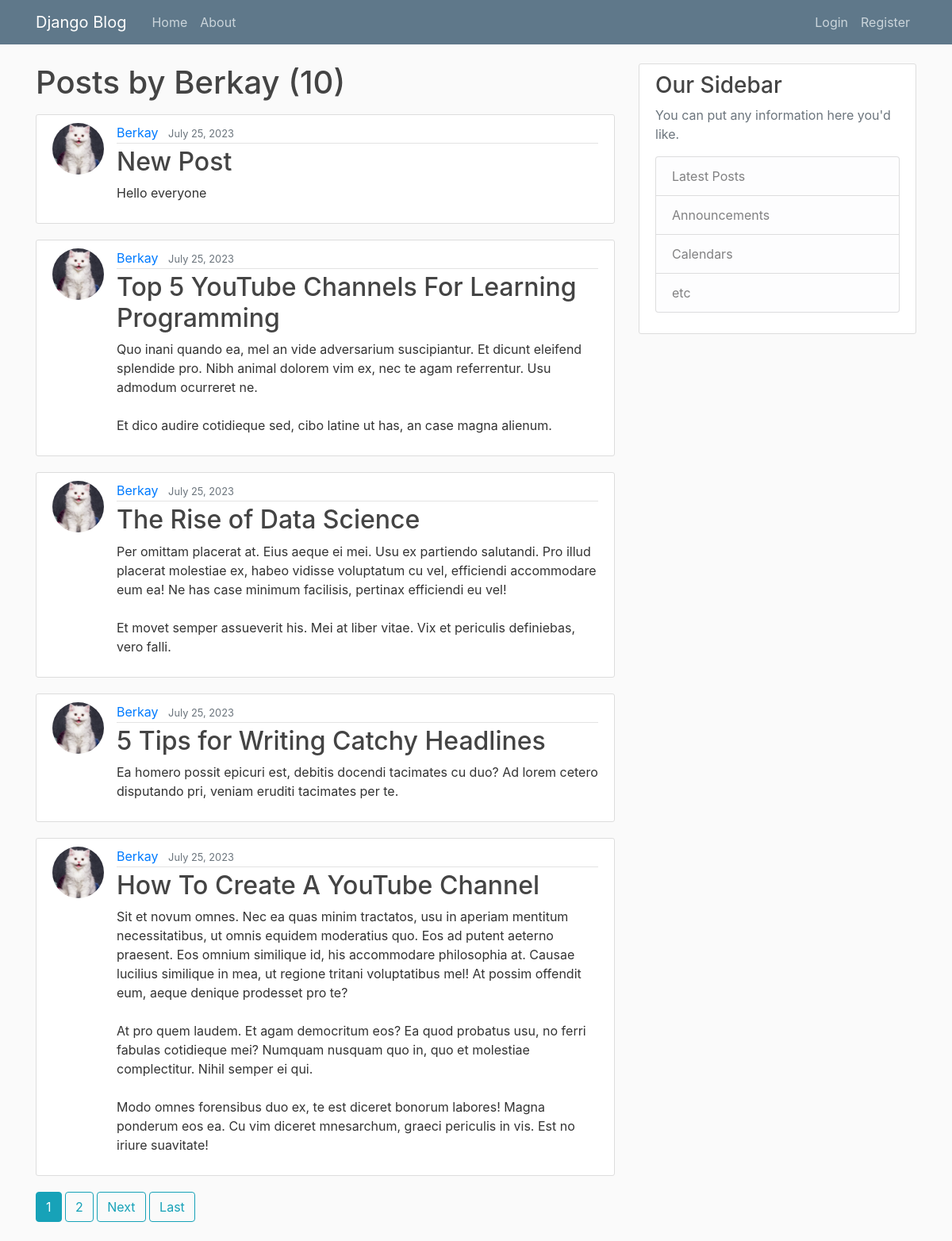
/user/Berkay/, run on the app's committed database.
### blog/models.py (models this page shows, shortened)
class Post(models.Model):
    title = models.CharField(max_length=100)
    content = models.TextField()
    date_posted = models.DateTimeField(default=timezone.now)
    author = models.ForeignKey(User, on_delete=models.CASCADE)

### users/models.py (models this page shows, shortened)
class Profile(models.Model):
    user = models.OneToOneField(User, on_delete=models.CASCADE)
    image = models.ImageField(default='default.jpg', upload_to='profile_pics')

### blog/views.py (the view)
# urls.py: path('user/<str:username>/', UserPostListView.as_view(), name = 'user-posts'),
class UserPostListView(ListView):
    model = Post
    template_name = 'blog/user_posts.html'
    context_object_name = 'posts'
    paginate_by = 5
    def get_queryset(self):
        user = get_object_or_404(User, username=self.kwargs.get('username'))
        return Post.objects.filter(author=user).order_by('-date_posted')

### blog/templates/blog/user_posts.html (shortened to what this page needs)
{% extends "blog/base.html"%}
{% block content %}
    <h1 class="mb-3">Posts by {{ view.kwargs.username }} ({{ page_obj.paginator.count }})</h1>
    {% for post in posts %}
        <article class="media content-section">
            <img class="rounded-circle article-img" src="{{ post.author.profile.image.url }}"</img>
            <div class="media-body">
            <div class="article-metadata">
                <a class="mr-2" href="{% url 'user-posts' post.author.username %}">{{ post.author }}</a>
                <small class="text-muted">{{ post.date_posted|date:"F d, Y" }}</small>
            </div>
            <h2><a class="article-title" href="{% url 'post-detail' post.id %}">{{ post.title }}</a></h2>
            <p class="article-content">{{ post.content }}</p>
            </div>
        </article>
    {% endfor %}
    {% if is_paginated %}
        {% for num in page_obj.paginator.page_range %}
            {% if page_obj.number == num %}
                <a class="btn btn-info mb-4" href="?page={{ num }}">{{ num }}</a>
            {% elif num < page_obj.number|add:'3' and num > page_obj.number|add:'-3' %}
                <a class="btn btn-outline-info mb-4" href="?page={{ num }}">{{ num }}</a>
            {% endif %}
        {% endfor %}
            {% if page_obj.has_next %}
            <a class="btn btn-outline-info mb-4" href="?page={{ page_obj.next_page_number }}">Next</a>
            <a class="btn btn-outline-info mb-4" href="?page={{ page_obj.paginator.num_pages }}">Last</a>
        {% endif %}
    {% endif %}
{% endblock content%}

### blog/static/blog/main.css (style rules this page uses)
body { background: #fafafa; color: #333333; margin-top: 5rem; }
h1, h2, h3, h4, h5, h6 { color: #444444; }
.content-section { background: #ffffff; padding: 10px 20px; border: 1px solid #dddddd; border-radius: 3px; margin-bottom: 20px; }
.article-title { color: #444444; }
.article-content { white-space: pre-line; }
.article-img { height: 65px; width: 65px; margin-right: 16px; }
.article-metadata { padding-bottom: 1px; margin-bottom: 4px; border-bottom: 1px solid #e3e3e3 }

### data on the page
Post: author.profile.image (picture), author "Berkay", date_posted "July 25, 2023", title "New Post", content "Hello everyone"
Post: author.profile.image (picture), author "Berkay", date_posted "July 25, 2023", title "Top 5 YouTube Channels For Learning Programming", content "Quo inani quando ea, mel an vide adversarium suscipiantur. Et dicunt eleifend splendide pro. Nibh animal dolorem vim ex, nec te agam referrentur. Usu admodum ocurreret ne. Et dico audire cotidieque sed, cibo latine ut has, an case magna alienum."
Post: author.profile.image (picture), author "Berkay", date_posted "July 25, 2023", title "The Rise of Data Science", content "Per omittam placerat at. Eius aeque ei mei. Usu ex partiendo salutandi. Pro illud placerat molestiae ex, habeo vidisse voluptatum cu vel, efficiendi accommodare eum ea! Ne has case minimum facilisis, pertinax efficiendi eu vel! Et movet semper assueverit his. Mei at liber vitae. Vix et periculis definiebas, vero falli."
Post: author.profile.image (picture), author "Berkay", date_posted "July 25, 2023", title "5 Tips for Writing Catchy Headlines", content "Ea homero possit epicuri est, debitis docendi tacimates cu duo? Ad lorem cetero disputando pri, veniam eruditi tacimates per te."
Post: author.profile.image (picture), author "Berkay", date_posted "July 25, 2023", title "How To Create A YouTube Channel", content "Sit et novum omnes. Nec ea quas minim tractatos, usu in aperiam mentitum necessitatibus, ut omnis equidem moderatius quo. Eos ad putent aeterno praesent. Eos omnium similique id, his accommodare philosophia at. Causae lucilius similique in mea, ut regione tritani voluptatibus mel! At possim offendit eum, aeque denique prodesset pro te? At pro quem laudem. Et agam democritum eos? Ea quod probatus usu, no ferri fabulas cotidieque mei? Numquam nusquam quo in, quo et molestiae complectitur. Nihil semper ei qui. Modo omnes forensibus duo ex, te est diceret bonorum labores! Magna ponderum eos ea. Cu vim diceret mnesarchum, graeci periculis in vis. Est no iriure suavitate!"

### other printed values
{{ view.kwargs.username }} "Berkay"
{{ page_obj.paginator.count }} "10"
{{ num }} "1"
{{ num }} "2"
